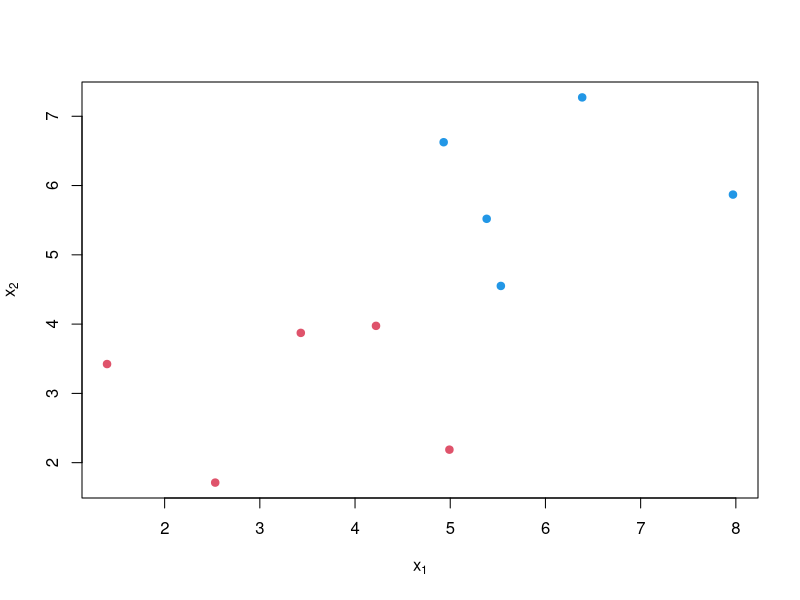
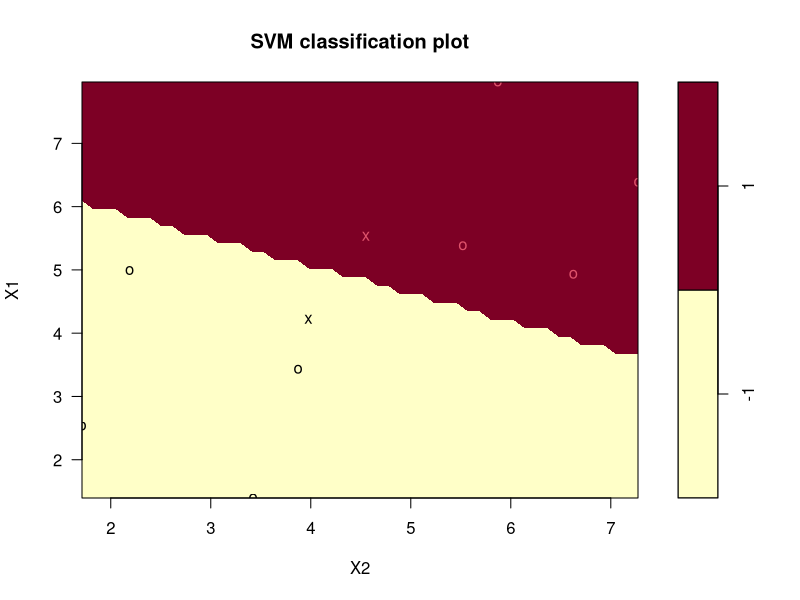
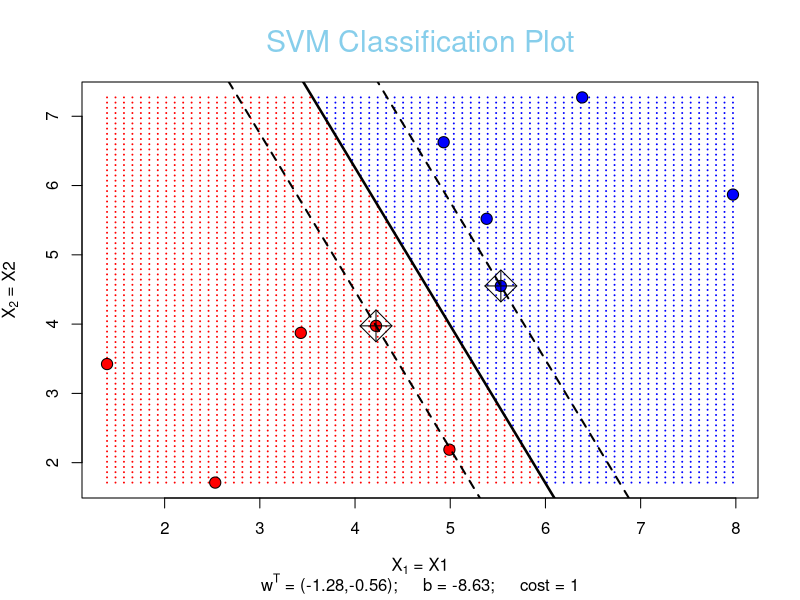
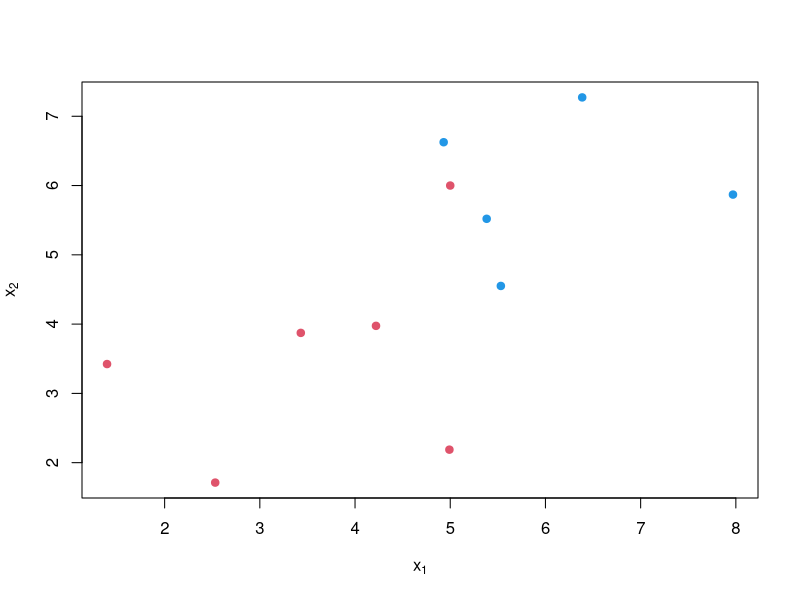
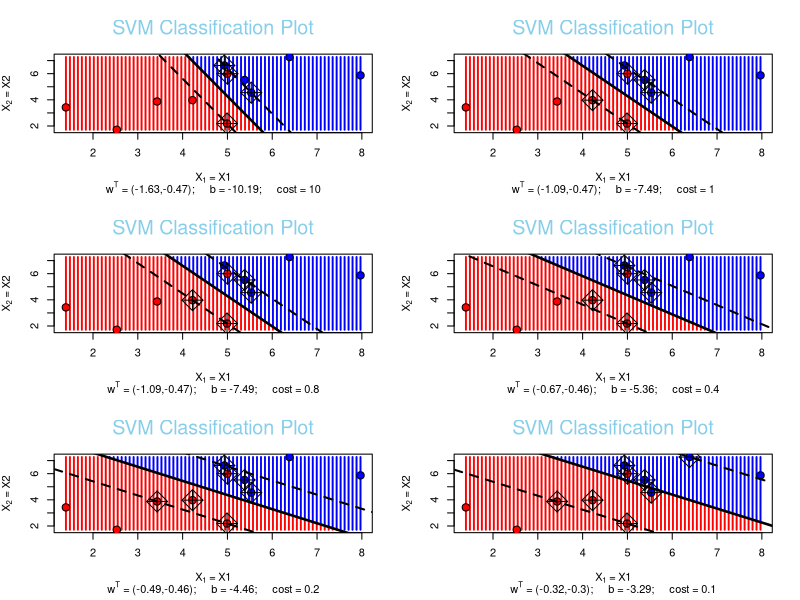
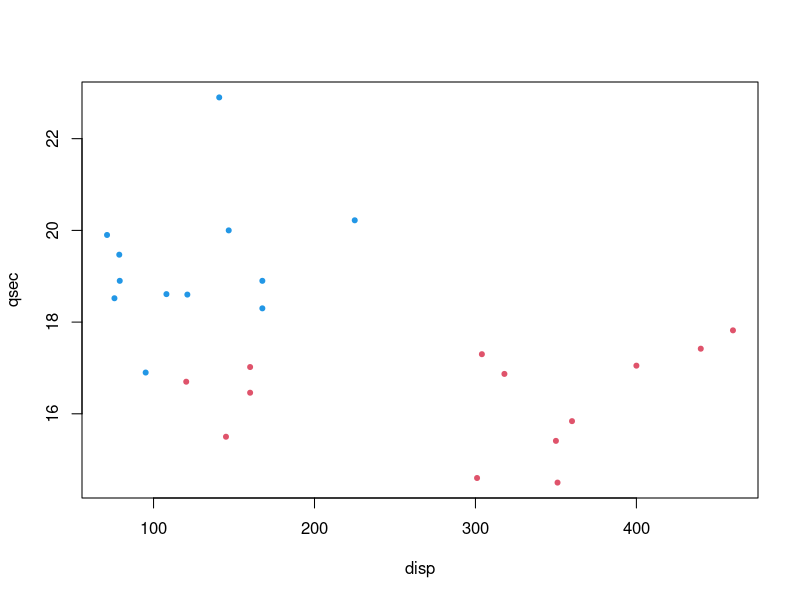
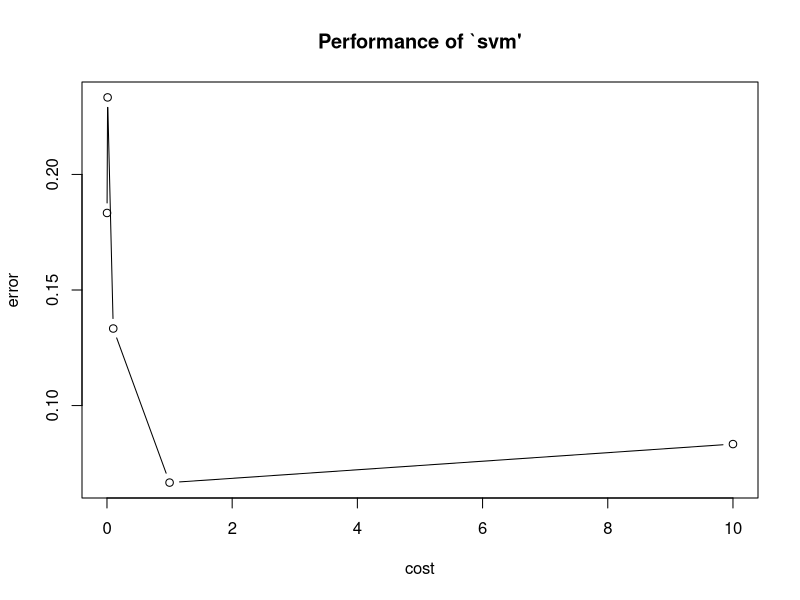
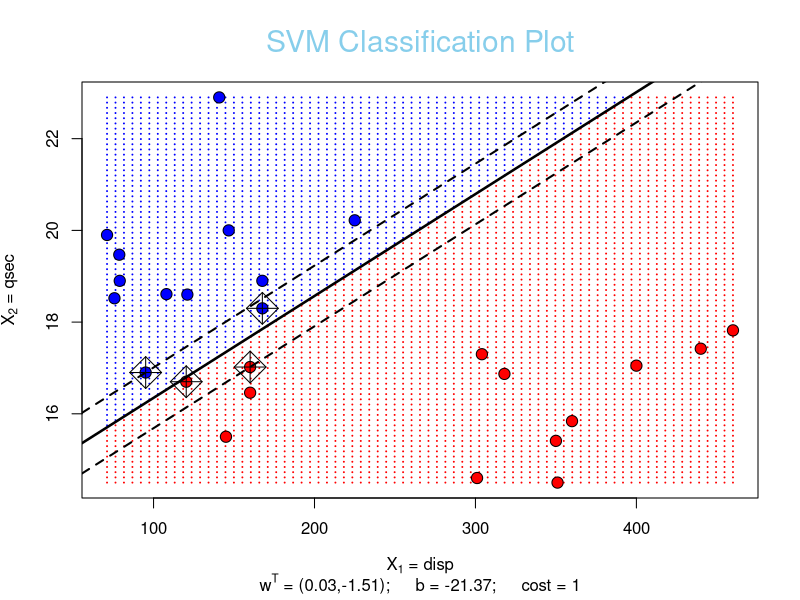

R code for these plots, in order:
## ---- chunk 1
rm(list = ls(all = TRUE))
library(e1071)
library(dplyr)

## ---- chunk 2
set.seed(1987)
N <- 10
x <- data.frame(X1 = c(runif(N/2,1,5), runif(N/2,1,5) + 3),
                X2 = c(runif(N/2,1,5), runif(N/2,1,5) + 3))
y = c(rep(-1,N/2),rep(1, N/2))

head(cbind(x, y))

plot(x, col = (y + 3), 
     pch = 19,
     xlab = expression(x[1]), 
     ylab = expression(x[2])
)

## ---- chunk 3
df <- cbind(x, y = factor(y))
svmfit <- svm(y~., data = df, 
              kernel = "linear",
              cost = 1, 
              scale = FALSE)

plot(svmfit, df)
## ---- chunk 4
summary(svmfit)
## ---- chunk 5
svmfit$index

## ---- chunk 6
plot_svm <- function(model, x, y, n = 75){
  
  # Bedingungen
    stopifnot(model$scaled == FALSE,
              nrow(x) == length(y),
              class(y) == "factor"
              )

  # Erstellen eines Raster
  range_x <- apply(x, 2, range)
  x1 <- seq(range_x[1,1], range_x[2,1], length = n)
  x2 <- seq(range_x[1,2], range_x[2,2], length = n)
    ## expand.grid erstellt eine Matrix mit allen m?glichen Kombinatione der Elemenete der Eingabevektoren
    x_grid <- expand.grid(X1 = x1, X2 = x2)
    names(x_grid) <- names(x)
    y_grid <- predict(model, x_grid)
  
  # Plotten des Rasters
  plot(x_grid,
       col = c("red", "blue")[as.numeric(y_grid)],
       pch = 20,
       cex = .2,
       ann = FALSE,
       xlim = c(min(x1), max(x1)),
       ylim = c(min(x2), max(x2)))
  
  # Text Outputs
  title(main = "SVM Classification Plot",
        xlab = substitute(paste(X[1], " = ", x1), list(x1 = names(x)[1]) ),
        ylab = substitute(paste(X[2], " = ", x2), list(x2 = names(x)[2]) ),
        sub  = substitute(paste(w^T, " = (", w1, "," , w2, ");     b = ", b, ";     cost = ", c), 
                          list(w1 =  round(drop(t(model$coefs) %*% as.matrix(x[model$index,]))[1], 2),
                               w2 =  round(drop(t(model$coefs) %*% as.matrix(x[model$index,]))[2], 2),
                               b =   round(model$rho, 2),
                               c = model$cost
                               )),
        ## Textformatierungen
        col.main = "Skyblue",
        cex.main = 1.8,
        font.main = 7)  
  

  # Trainingspunkte
  points(x, bg = c("red", "blue")[y], pch = 21, cex = 1.5)

  # Support Vectors
  points(x[model$index,], pch = 9, cex = 3)
  
  # Hyperbene und Klassengrenzen.
  if (model$kernel == 0){
  
  w <- drop(t(model$coefs) %*%  as.matrix(x[model$index,]))
  b <- model$rho

  ## Hyperebene
  abline(b / w[2], -w[1] / w[2], lwd = 2.5)
  
  ## Klassengrenzen
  abline((b - 1) / w[2] , -w[1] / w[2], lty = 2, lwd = 2)
  abline((b + 1) / w[2] , -w[1] / w[2], lty = 2, lwd = 2)

  
}
  }
  

## ---- chunk 7
plot_svm(model = svmfit, x = df[,1:2], y = df$y)

## ---- chunk 8
x <- rbind(x, c(5,6))
y <- c(y, -1)
df = data.frame(x, y = factor(y, labels = c("-1", "1")))

plot(x, col = (y + 3), 
     pch = 19,
     xlab = expression(x[1]), 
     ylab = expression(x[2])
     )
## ---- chunk 9
par(mfrow = c(3,2))

for (C in c(10, 1, 0.8, 0.4, 0.2, 0.1)){
svm(y~., data = df,
    kernel = "linear", 
    cost = C, 
    scale = FALSE) %>% 
   plot_svm( x = df[,1:2], y = df$y)
   
}

par(mfrow = c(1,1))
## ---- chunk 10
set.seed(1807)
# Auswahl  der Merkmale und Klassen
data <- mtcars %>%  
  select(disp, qsec , vs) %>% 
  within({ vs = factor(vs, labels = c("-1", "1"))})

head(data)

## ---- chunk 11
# Splitten der Daten in Test und Trainingsdaten
train <- sample(c(1:nrow(data)), size = .8 * nrow(data) )
test <- -train
data_train <- data[train,]
data_test <- data[test,]


# plotten der Trainingsdaten
plot(data_train[,1:2], col = (3 + as.numeric(as.character(data_train$vs))), pch = 20)
## ---- chunk 12
set.seed(1987)
tune_out <- tune.svm(vs~., 
                    data = data_train, 
                    kernel ="linear", 
                    scale = FALSE,
                    cost = c(0.001, 0.01, 0.1, 1, 10)
                    )


summary(tune_out)
plot(tune_out)
points(tune_out$best.parameters, col = "red", pch = 20)

## ---- chunk 13
tune_out$best.model %>% plot_svm(x = data_train[,1:2], y = data_train$vs)

## ---- chunk 14
data_test$vs_pred <- predict(tune_out$best.model, data_test[1:2])
table(predict = data_test$vs_pred, truth = data_test$vs)
## ---- chunk 15
tune_out$best.model %>% plot_svm(x = data_train[,1:2], y = data_train$vs)
points(data_test, pch = 21, cex = 3.5, bg = c("red", "blue")[data_test$vs])
text(data_test, labels = data_test$vs, col = "white")

## ---- chunk 16

svmfit = svm(vs~., 
             data = data_train, 
             kernel = "linear", 
             cost = 0.01,
             scale = FALSE)

data_test$vs_pred <- predict(svmfit, data_test[1:2])
table(predict = data_test$vs_pred, truth = data_test$vs)
## ---- chunk 17
svmfit %>% plot_svm(x = data_train[,1:2], y = data_train$vs)
points(data_test, pch = 21, cex = 3.5, bg = c("red", "blue")[data_test$vs])
text(data_test, labels = data_test$vs, col = "white")
## ---- chunk 18
par(mfrow = c(4,2))

for (C in c(10, 1, 0.5, 0.1, 0.05, 0.01, 0.005, 0.001)){
svm(vs~., data = data,
    kernel = "linear", 
    cost = C, 
    scale = FALSE) %>% 
   plot_svm( x = data[,1:2], y = data$vs) 
   points(data_test, pch = 21, cex = 3.5, bg = c("red", "blue")[data_test$vs])
   text(data_test, labels = data_test$vs, col = "white")
   
}

par(mfrow = c(1,1))
